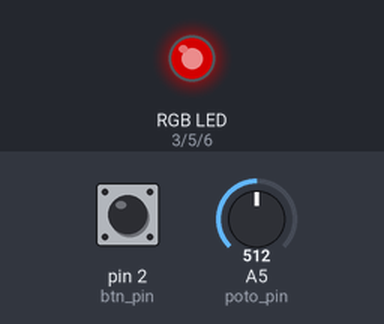
Simulated run of this sketch. Board: Arduino Uno, built with avr-gcc and run on an emulated ATmega328P. Parts: an RGB LED mixed from three pins (HIGH = lit). Inputs (shaded band) come from the test bench; at power-on: pin 2 (btn_pin) HIGH, A5 (poto_pin) = 512. Dim RGB values are drawn brighter than linear.

Above: at 1.2 s.
1.3 s: pin 2 (btn_pin) pulled LOW for 1 s
At 2.9 s:
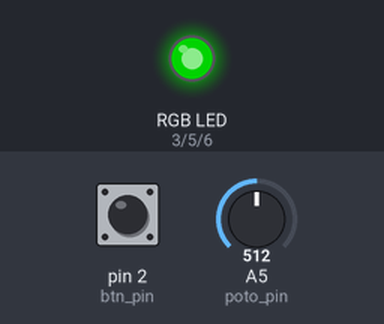
4.3 s: A5 (poto_pin) set to 716
At 4.6 s:
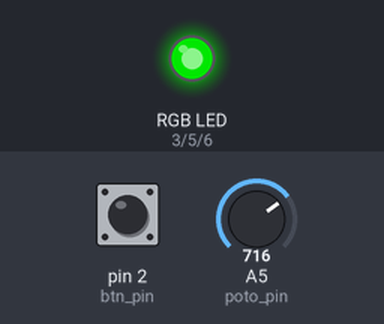
5.8 s: pin 2 (btn_pin) pulled LOW for 0.15 s
At 7.1 s:
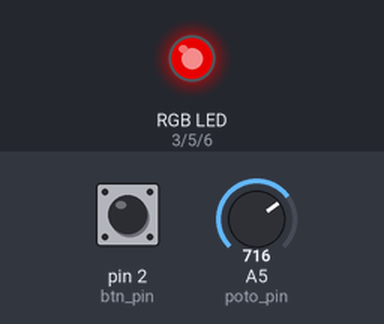
7.4 s: A5 (poto_pin) set to 900
At 8.4 s:
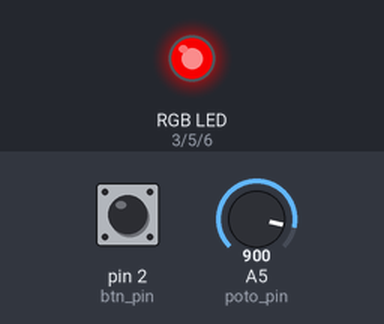
8.9 s: pin 2 (btn_pin) pulled LOW for 0.15 s
At 9.7 s:
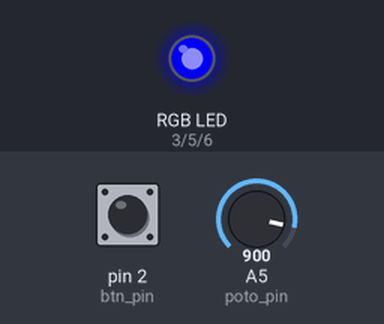
10.5 s: A5 (poto_pin) set to 122
At 10.9 s:
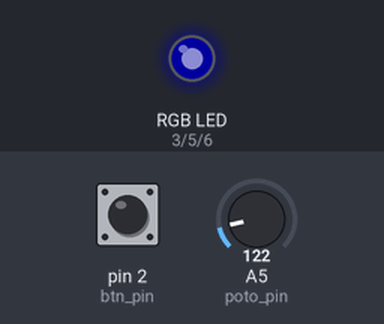
Timing chart, 0 to 13.0 s (numbered marks = the images above; inputs shaded):
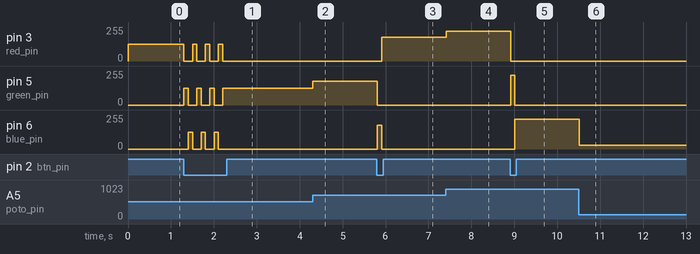

Measured:
- after the input at 1.3 s, pin 3 (red_pin): alternates 127/255 for 0.10 s and 0/255 for 0.20 s, 7 changes in all, then stays 0/255, starting at once; pin 5 (green_pin): alternates 127/255 for 0.10 s and 0/255 for 0.20 s, 7 changes in all, then stays 127/255, starting at once
- after the input at 4.3 s, pin 5 (green_pin): 127/255 → 178/255 at once
- after the input at 5.8 s, pin 3 (red_pin): 0/255 → 178/255 after 0.11 s; pin 5 (green_pin): 178/255 → 0/255 at once; pin 6 (blue_pin): 0/255 → 178/255 at once, → 0/255 0.10 s later
- after the input at 7.4 s, pin 3 (red_pin): 178/255 → 224/255 at once
- after the input at 8.9 s, pin 3 (red_pin): 224/255 → 0/255 at once; pin 5 (green_pin): 0/255 → 224/255 at once, → 0/255 0.10 s later; pin 6 (blue_pin): 0/255 → 224/255 after 0.12 s
- after the input at 10.5 s, pin 6 (blue_pin): 224/255 → 30/255 at once

The sketch:

ex5.ino
```cpp
// CONSTANTS
const int poto_pin = A5;
const int red_pin = 3;
const int green_pin = 5;
const int blue_pin = 6;
const int btn_pin = 2;

// VARIABLES
double potoValue = 0;
double ledPower = 0;
int ledColor = 1;
int btnPress = 0;

void setup() {
  Serial.begin(9600);
  pinMode(poto_pin, INPUT);
  pinMode(red_pin, OUTPUT);
  pinMode(green_pin, OUTPUT);
  pinMode(blue_pin, OUTPUT);
  pinMode(btn_pin, INPUT_PULLUP);
}

void loop() {
  // put your main code here, to run repeatedly:
  potoValue = analogRead(poto_pin);
  ledPower = 255 * potoValue / 1024;

  btnPress = digitalRead(btn_pin);
  if (btnPress == LOW)
  {
    switch (ledColor) {
      case 1:
        ledColor = 2;
        break;
      case 2:
        ledColor = 3;
        break;
      default:
        ledColor = 1;
    }
  }

  switch (ledColor) {
    case 1:
      RGB_color((int)ledPower, 0, 0);
      break;
    case 2:
      RGB_color(0, (int)ledPower, 0);
      break;
    default:
      RGB_color(0, 0, (int)ledPower);
  }

  delay(100);
}

void RGB_color(int red_value, int green_value, int blue_value)
{
  analogWrite(red_pin, red_value);
  analogWrite(green_pin, green_value);
  analogWrite(blue_pin, blue_value);
}
```
